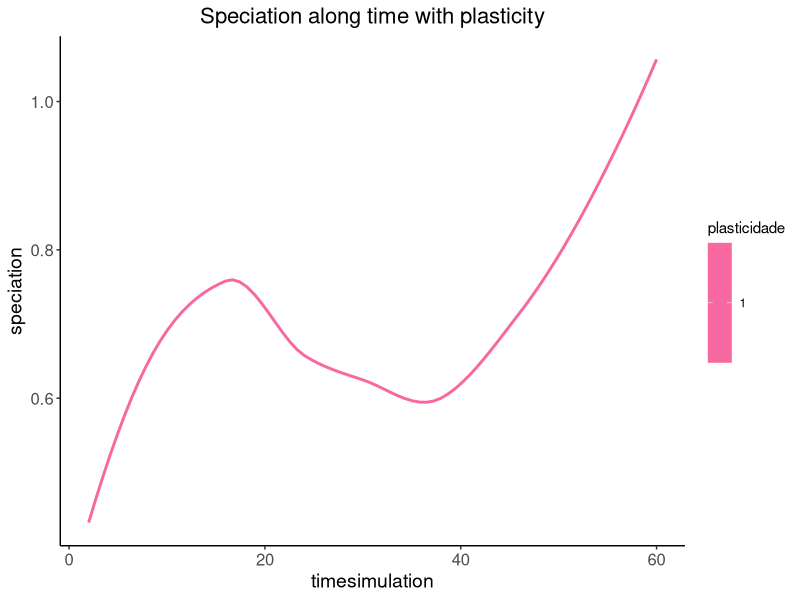
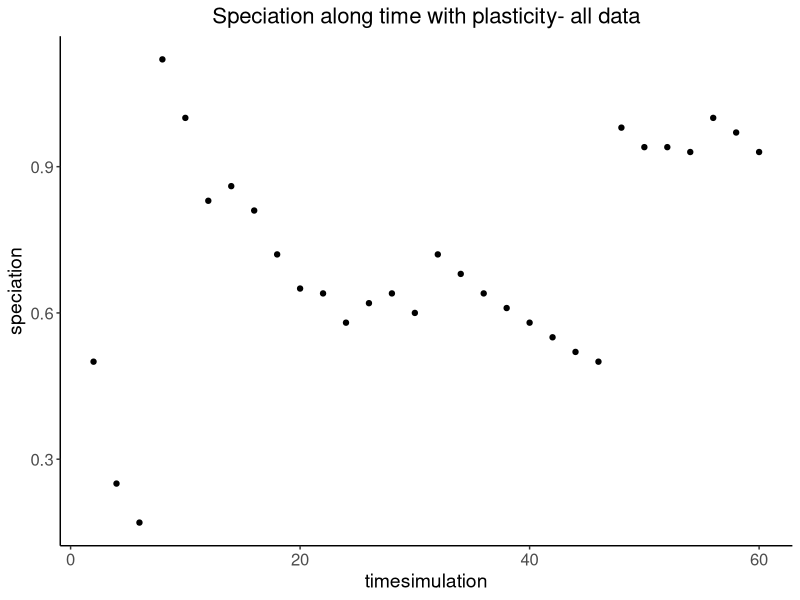
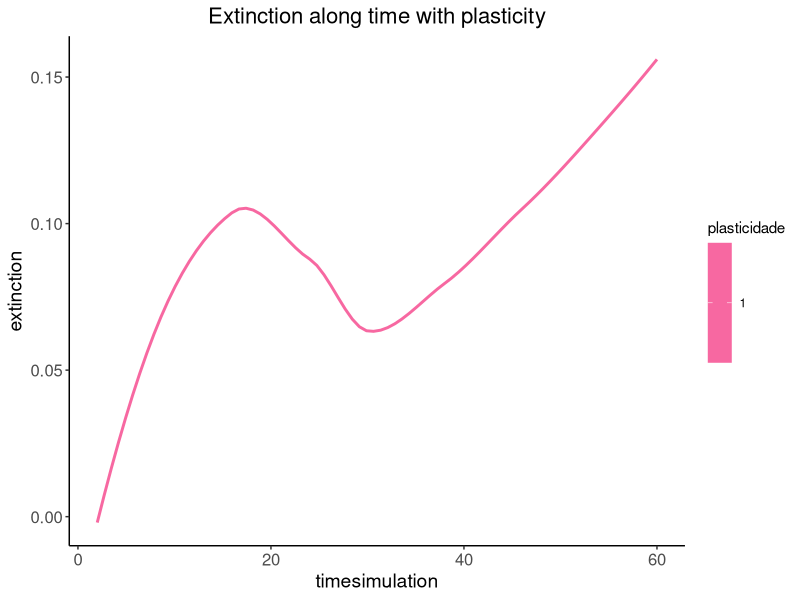
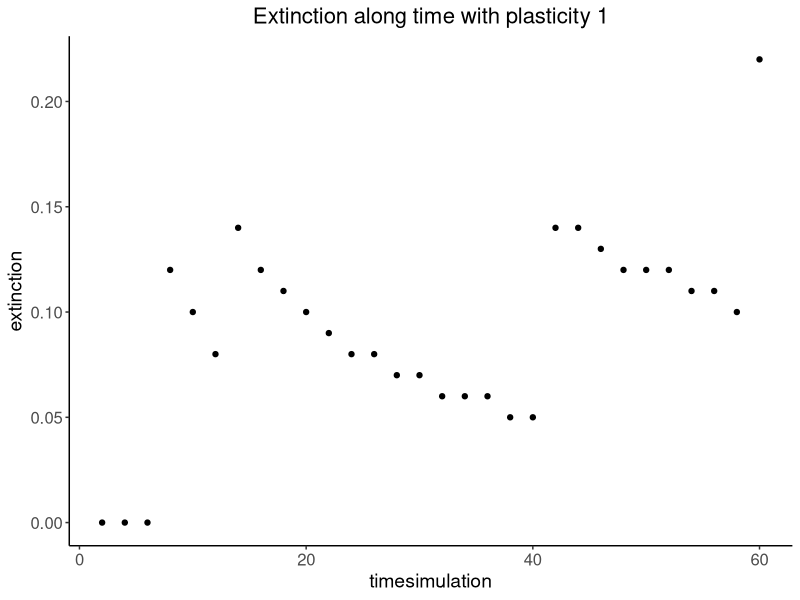
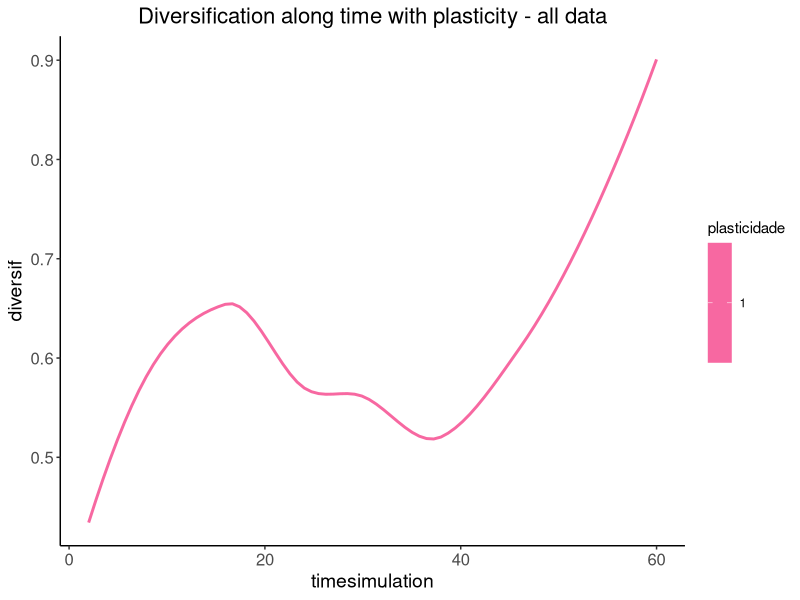
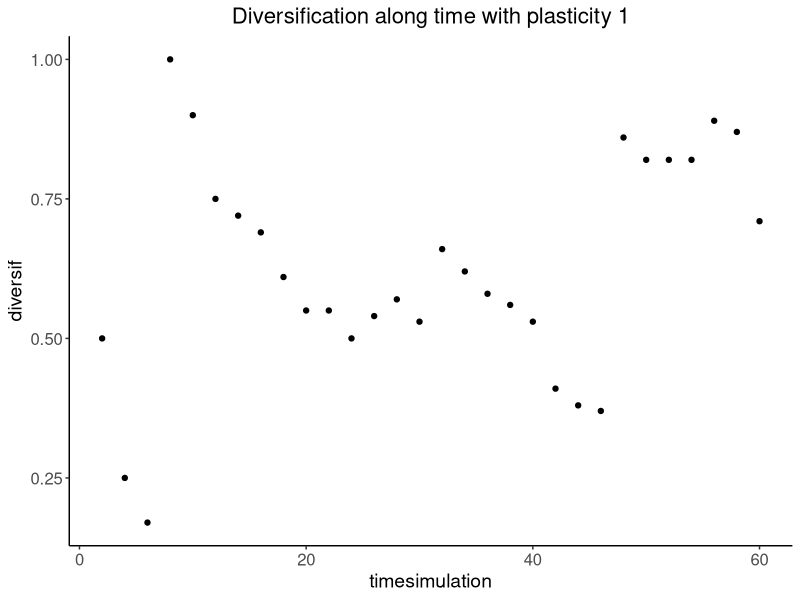
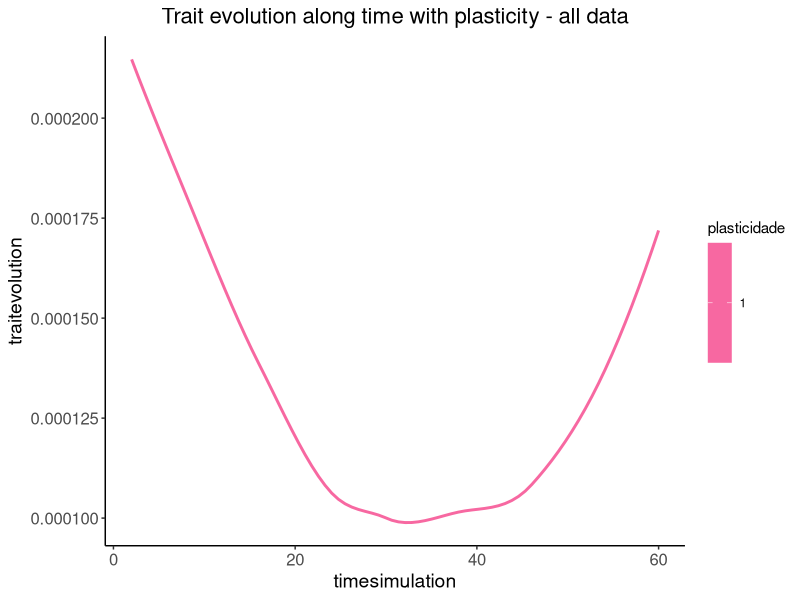
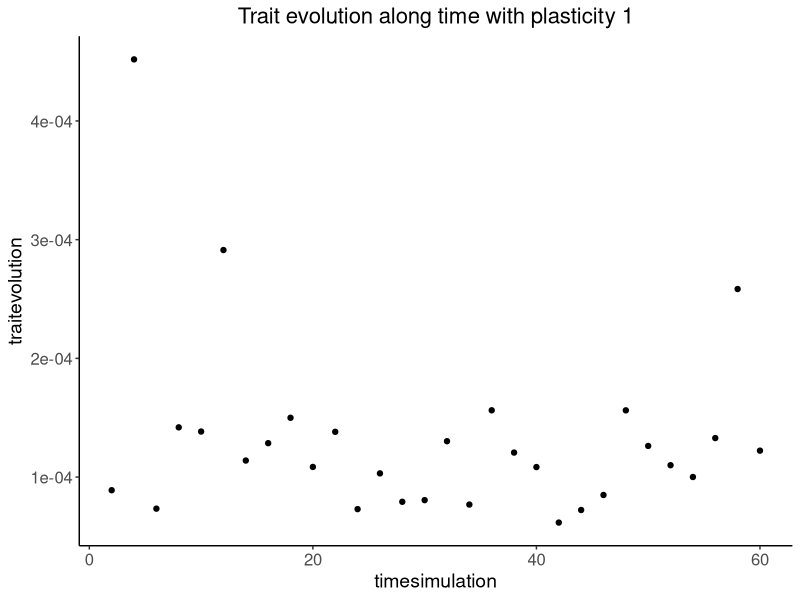

The R script that drew these images, in order:
#####################################################
########### PLASTICITY AND EVOLUTION STUDY ##########
#####################################################
### Main goal: Verify the effect of plasticity on adaptive evolution #####################
##### Diversification and Trait Evolution ~ Plasticity
##### Methods: Computational simulation #############
##### Script to analysis results from simulation ####

#### packages ####
library(dplyr)
library(ggplot2)
library(here)


#### data ####
dados <- read.csv2("output/finalresult.csv")
dados <- dados %>% filter(replications != 0)
path <- here("output")

#### plot speciation ####
colors <- c('#e7e1ef','#d4b9da','#fcc5c0','#fa9fb5','#f768a1','#dd3497','#ae017e','#7a0177','#49006a')
general_plot_1 <- ggplot(data = dados, aes(timesimulation, speciation, colour = plasticidade, group = plasticidade)) + 
  labs(title = paste("Speciation along time with plasticity")) + theme_bw() +
  theme(panel.border = element_blank(), panel.grid.major = element_blank(),
        panel.grid.minor = element_blank(), axis.line = element_line(colour = "black"),
        plot.title = element_text(size = 16, hjust = 0.5),
        axis.text = element_text(size = 12),
        axis.title = element_text(size = 14)) + 
   scale_color_gradientn(colours = colors, na.value = NA) +
 geom_smooth(se = FALSE)


tiff(filename = file.path(path, paste0("plot", "_", general_plot_1[["labels"]][["y"]], "_", "plas", "all", ".tif")),
     width = 15,
     height = 15,
     units = "cm",
     res = 100)
print(general_plot_1)
dev.off()

for(i in unique(dados$plasticidade)){
  subdata <- dados %>% filter(plasticidade == i)
  tiff(filename = file.path(path, paste0("plot", "_", general_plot_1[["labels"]][["y"]], "_", "plas", i, ".tif")),
       width = 15,
       height = 15,
       units = "cm",
       res = 100)
  print(ggplot(subdata, aes(timesimulation, speciation)) +
          geom_point() + labs(title = paste("Speciation along time with plasticity- all data")) + theme_bw() +
          theme(panel.border = element_blank(), panel.grid.major = element_blank(),
                panel.grid.minor = element_blank(), axis.line = element_line(colour = "black"),
                plot.title = element_text(size = 16, hjust = 0.5),
                axis.text = element_text(size = 12),
                axis.title = element_text(size = 14)))
  dev.off()
}

#### plot extinction ####

general_plot_2 <- ggplot(data = dados, aes(timesimulation, extinction, colour = plasticidade, group = plasticidade)) + 
  labs(title = paste("Extinction along time with plasticity")) + theme_bw() +
  theme(panel.border = element_blank(), panel.grid.major = element_blank(),
        panel.grid.minor = element_blank(), axis.line = element_line(colour = "black"),
        plot.title = element_text(size = 16, hjust = 0.5),
        axis.text = element_text(size = 12),
        axis.title = element_text(size = 14)) + 
  scale_color_gradientn(colours = colors, na.value = NA) +
  geom_smooth(se = FALSE)

tiff(filename = file.path(path, paste0("plot", "_", general_plot_2[["labels"]][["y"]], "_", "plas", "all", ".tif")),
     width = 15,
     height = 15,
     units = "cm",
     res = 100)
print(general_plot_2)
dev.off()

for(i in unique(dados$plasticidade)){
  subdata <- dados %>% filter(plasticidade == i)
  tiff(filename = file.path(path, paste0("plot", "_", general_plot_2[["labels"]][["y"]], "_", "plas", i, ".tif")),
       width = 15,
       height = 15,
       units = "cm",
       res = 100)
  print(ggplot(subdata, aes(timesimulation, extinction)) +
          geom_point() + labs(title = paste("Extinction along time with plasticity", i)) + theme_bw() +
          theme(panel.border = element_blank(), panel.grid.major = element_blank(),
                panel.grid.minor = element_blank(), axis.line = element_line(colour = "black"),
                plot.title = element_text(size = 16, hjust = 0.5),
                axis.text = element_text(size = 12),
                axis.title = element_text(size = 14)))
  dev.off()
}

#### plot diversification ####

general_plot_3 <- ggplot(data = dados, aes(timesimulation, diversif, colour = plasticidade, group = plasticidade)) + 
  labs(title = paste("Diversification along time with plasticity - all data")) + theme_bw() +
  theme(panel.border = element_blank(), panel.grid.major = element_blank(),
        panel.grid.minor = element_blank(), axis.line = element_line(colour = "black"),
        plot.title = element_text(size = 16, hjust = 0.5),
        axis.text = element_text(size = 12),
        axis.title = element_text(size = 14)) + 
  scale_color_gradientn(colours = colors, na.value = NA) +
  geom_smooth(se = FALSE)

tiff(filename = file.path(path, paste0("plot", "_", general_plot_3[["labels"]][["y"]], "_", "plas", "all", ".tif")),
     width = 15,
     height = 15,
     units = "cm",
     res = 100)
print(general_plot_3)
dev.off()

for(i in unique(dados$plasticidade)){
  subdata <- dados %>% filter(plasticidade == i)
  tiff(filename = file.path(path, paste0("plot", "_", general_plot_3[["labels"]][["y"]], "_", "plas", i, ".tif")),
       width = 15,
       height = 15,
       units = "cm",
       res = 100)
  print(ggplot(subdata, aes(timesimulation, diversif)) +
          geom_point() + labs(title = paste("Diversification along time with plasticity", i)) + theme_bw() +
          theme(panel.border = element_blank(), panel.grid.major = element_blank(),
                panel.grid.minor = element_blank(), axis.line = element_line(colour = "black"),
                plot.title = element_text(size = 16, hjust = 0.5),
                axis.text = element_text(size = 12),
                axis.title = element_text(size = 14)))
  dev.off()
}

#### plot trait evolution ####
#subdata_final <- dados %>% filter(timesimulation >= 100)

general_plot_4 <- ggplot(data = dados, aes(timesimulation, traitevolution, colour = plasticidade, group = plasticidade)) + 
  labs(title = paste("Trait evolution along time with plasticity - all data")) + theme_bw() +
  theme(panel.border = element_blank(), panel.grid.major = element_blank(),
        panel.grid.minor = element_blank(), axis.line = element_line(colour = "black"),
        plot.title = element_text(size = 16, hjust = 0.5),
        axis.text = element_text(size = 12),
        axis.title = element_text(size = 14)) + 
  scale_color_gradientn(colours = colors, na.value = NA) +
  geom_smooth(se = FALSE)

tiff(filename = file.path(path, paste0("plot", "_", general_plot_4[["labels"]][["y"]], "_", "plas", "all", ".tif")),
     width = 15,
     height = 15,
     units = "cm",
     res = 100)
print(general_plot_4)
dev.off()

for(i in unique(dados$plasticidade)){
  subdata <- dados %>% filter(plasticidade == i)
  tiff(filename = file.path(path, paste0("plot", "_", general_plot_4[["labels"]][["y"]], "_", "plas", i, ".tif")),
       width = 15,
       height = 15,
       units = "cm",
       res = 100)
  print(ggplot(subdata, aes(timesimulation, traitevolution)) +
          geom_point() + labs(title = paste("Trait evolution along time with plasticity", i)) + theme_bw() +
          theme(panel.border = element_blank(), panel.grid.major = element_blank(),
                panel.grid.minor = element_blank(), axis.line = element_line(colour = "black"),
                plot.title = element_text(size = 16, hjust = 0.5),
                axis.text = element_text(size = 12),
                axis.title = element_text(size = 14)))
  dev.off()
}
